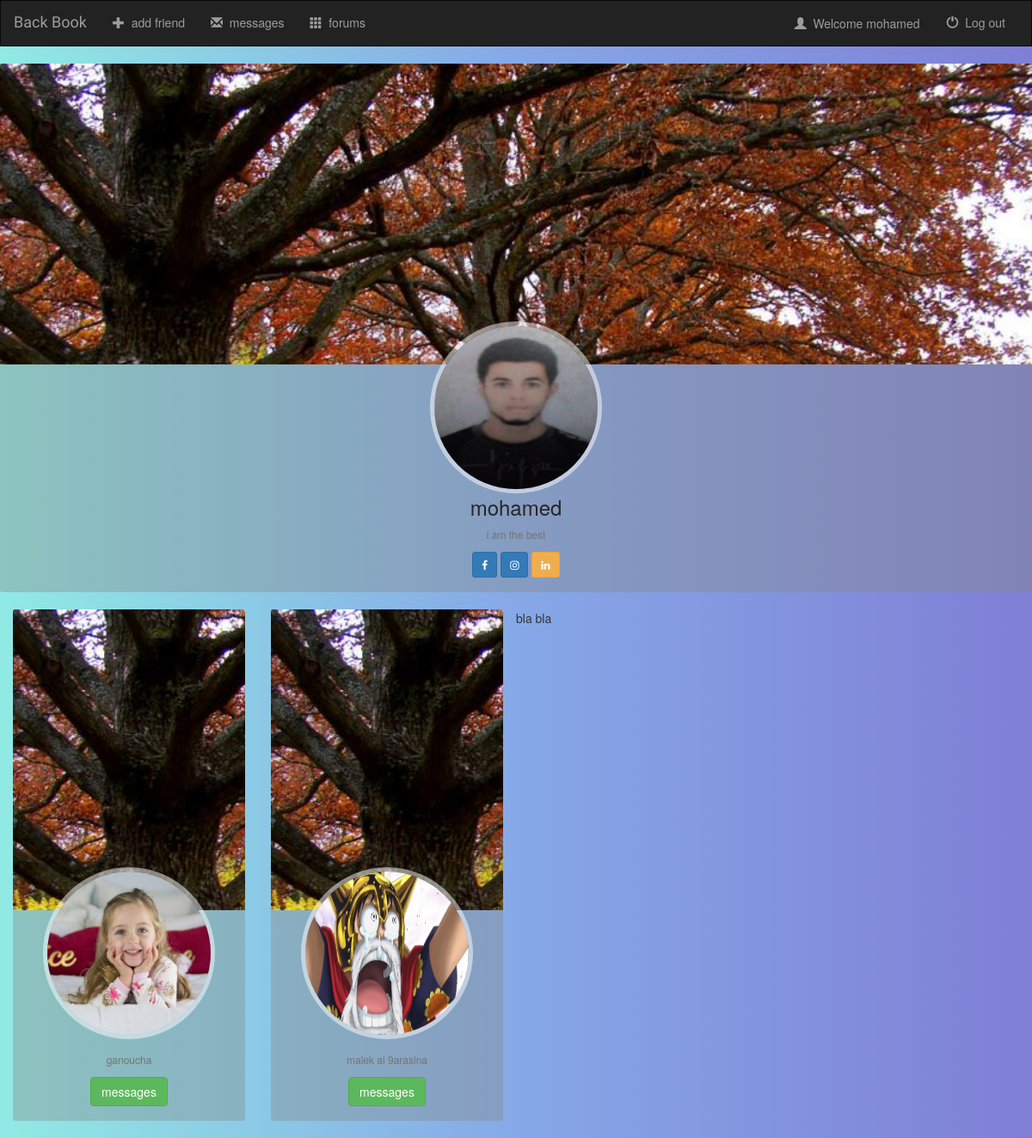
The page /profile/ (signed in) on the database as committed earlier.
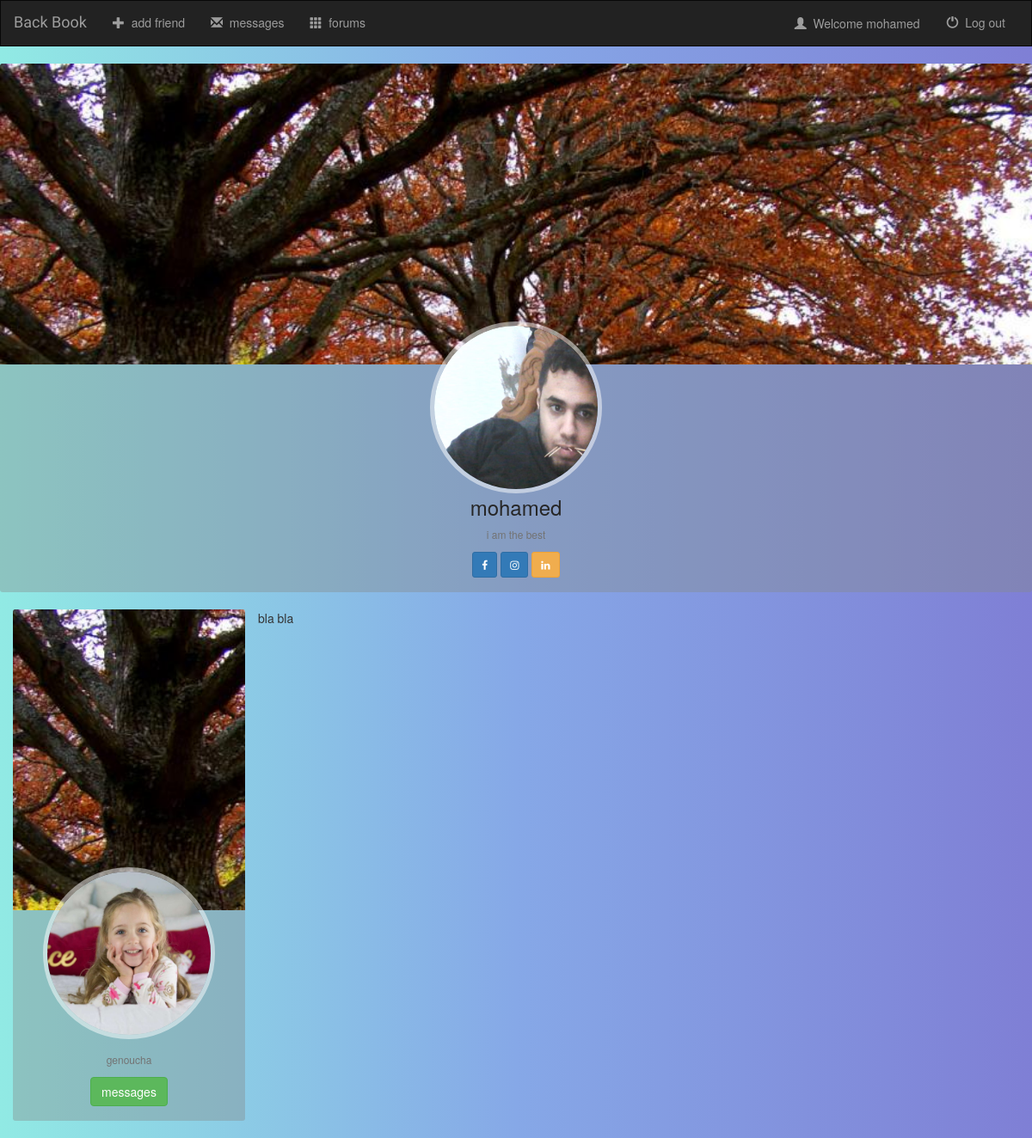
The same page on the database as committed later.
### app/models.py (models this page shows, shortened)
class UserProfile(models.Model):
    user   = models.OneToOneField(User,on_delete=models.CASCADE)
    profilePicture = models.ImageField(null=True)
    sex = models.CharField(default='None',max_length=10)
    bio = models.CharField(null=True,max_length=100)

class Friends(models.Model):
    user = models.ForeignKey(UserProfile,on_delete=models.CASCADE,default=None)
    friend = models.ForeignKey(User,on_delete=models.CASCADE,default=None)
    confirmed = models.BooleanField(default=False)
    Isent = models.BooleanField(default=False)
    accepted = models.BooleanField(default=False)

### app/views.py (the view)
# urls.py: path('profile/', views.profile, name="profile"),
def profile(request):
    try:
        profile = get_object_or_404(UserProfile,user=request.user)
    except :
        profile=None
    profile1 = profile
    l=[]
    try:
        friends = Friends.objects.all().filter(user=profile,confirmed=True)
    except :
        friends = None
    for friend in friends :
        profile = get_object_or_404(UserProfile,user=friend.friend)
        l.append((friend,profile))
    return render(request, 'app/profile.html',{'all_friends':l,'profile':profile1})

### app/context_processors.py (called while the page is built)
def notification(request):
    if not request.user.is_authenticated:
        return {}
    try :
        profile = get_object_or_404(UserProfile,user=request.user)
    except :
        profile=None
    l=[]
    try:
        friends = Friends.objects.all().filter(user=profile,confirmed=False,Isent=False)
        if not friends :
            friends = Friends.objects.all().filter(user=profile,confirmed=True,Isent=False,accepted=True)
    except :
        friends = None
    for friend in friends :
        profile = get_object_or_404(UserProfile,user=friend.friend)
        l.append((friend,profile))
    return {'friends': l}

### app/templates/app/profile.html (shortened to what this page needs)
{% extends 'app/base.html' %}
{% block head %}
{% load static %}
<link href="//maxcdn.bootstrapcdn.com/font-awesome/4.3.0/css/font-awesome.min.css" rel="stylesheet">
<link rel="stylesheet" type="text/css" href="{% static 'app/profile.css' %}" />
<link rel="stylesheet" type="text/css" href="{% static 'app/model.css' %}" />
{% endblock head %}
{% block body %}
<div class="card hovercard">
    <div class="cardheader">
    </div>
    <div class="avatar">
        {% if profile.profilePicture %}
            <img id="{{user.id}}" alt="profile" src="{{profile.profilePicture.url}}">
        {% else %}
            <img id="{{user.id}}" alt="profile" src="/media/empty.png">
        {% endif %}
    </div>
    <div class="info">
        <div class="title">
            <span>{{user.username}}</span>
        </div>
        <div class="desc">{{profile.bio}}</div>
    </div>
    <div class="bottom">
        <a class="btn btn-primary btn-twitter btn-sm" href="https://twitter.com/webmaniac">
            <i class="fa fa-facebook"></i>
        </a>
        <a class="btn btn-primary btn-sm" rel="publisher"
            href="https://plus.google.com/shahnuralam">
            <i class="fa fa-instagram"></i>
        </a>
        <a class="btn btn-warning btn-sm" rel="publisher" href="https://plus.google.com/shahnuralam">
            <i class="fa fa-linkedin"></i>
        </a>
    </div>
</div>
{% if all_friends %}
            {% for friend in all_friends %}
                            <div class="col-sm-7 col-lg-3">
                                <div class="card hovercard">
                                    <div class="cardheader">
                                    </div>
                                    <div class="avatar">
                                        <img id="{{friend.0.id}}" alt="{{friend.0.username}}" src="{{ friend.1.profilePicture.url }}">
                                    </div>
                                    <div class="info">
                                        <div class="desc">{{friend.1.bio}}</div>
                                    </div>
                                    <div class="bottom">
                                        <a class="btn btn-success  btn-md" href="{% url 'app:msg_send' friend.1.id %}">
                                           messages
                                        </a>
                                    </div>
                                </div>
                    </div>
                {% endfor %}
        {% endif %}
<p>
    bla bla
</p>
{% endblock  %}

### app/templates/app/base.html (shortened to what this page needs)
<!DOCTYPE html>
<html lang="en">
<head>
  {% load static %}
  <link rel="stylesheet" href="https://maxcdn.bootstrapcdn.com/bootstrap/3.3.6/css/bootstrap.min.css" />
  <link rel="stylesheet" type="text/css" href="{% static 'app/index_style.css' %}" />
  {% block head %}
  {% endblock head %}
</head>
<body>
  <nav class="navbar navbar-inverse">
    <div class="container-fluid">
      <div class="navbar-header">
        <a  class="navbar-brand" href="{% url 'app:index' %}"> Back Book </a>
      </div>
      {% if user.is_authenticated %}
      <div class="collapse navbar-collapse" id="topNavBar">
        <ul class="nav navbar-nav">
          <li class="">
            <a href="{% url 'app:members' %}">
              <span class="glyphicon glyphicon-plus" aria-hidden="true"></span>&nbsp; add friend</a>
          </li>
          <li class="">
            <a href="{% url 'app:msg' %}">
              <span class="glyphicon glyphicon-envelope" aria-hidden="true"></span>&nbsp; messages</a>
          </li>
          <li class="">
            <a href="{% url 'app:forums' %}">
              <span class="glyphicon glyphicon-th" aria-hidden="true"></span>&nbsp; forums </a>
          </li>
        </ul>
        {% endif %}
        <ul class="nav navbar-nav navbar-right">
          {% if user.is_authenticated %}
          <li class="">
            <a class="btn btn-dark" href="{% url 'app:profile' %}" role="button" id="dropdownMenuLink" data-toggle="dropdown">
              <span class="glyphicon glyphicon-user" aria-hidden="true"></span>&nbsp; Welcome {{user.username}}
            </a>
        </li>
          <li class="">
            <a href="{% url 'app:logout' %}">
              <span class="glyphicon glyphicon-off" aria-hidden="true"></span>&nbsp; Log out</a>
          </li>
          {% endif %}
        </ul>
      </div>
    </div>
  </nav>
  {% block body %} {% endblock body %}
</body>
</html>

### app/static/app/index_style.css (style rules this page uses)
body { background: #7F7FD5; background: -webkit-linear-gradient(to right, #91EAE4, #86A8E7, #7F7FD5); background: linear-gradient(to right, #91EAE4, #86A8E7, #7F7FD5); }
.navbar { border-radius: 0; }
.navbar-brand { font-family: 'Satisfy', cursive; }

### app/static/app/profile.css (style rules this page uses)
body { background-color: red; }
.card { padding-top: 0px; margin: 0px 0 20px 0; background-color: rgba(37, 135, 155, 0.6); border-top-width: 0; border-bottom-width: 2px; -webkit-border-radius: 3px; -moz-border-radius: 3px; border-radius: 3px; -webkit-box-shadow: none; -moz-box-shadow: none; box-shadow: none; -webkit-box-sizing: border-box; -moz-box-sizing: border-box; box-sizing: border-box; }
.card.hovercard { position: relative; padding-top: 0; overflow: hidden; text-align: center; background-color: rgba(133, 138, 139, 0.4); }
.card.hovercard .cardheader { background: url("back.jpg"); background-size: cover; height: 350px; }
.card.hovercard .avatar { position: relative; top: -50px; margin-bottom: -50px; }
.card.hovercard .avatar img { width: 200px; height: 200px; max-width: 200px; max-height: 200px; -webkit-border-radius: 50%; -moz-border-radius: 50%; border-radius: 50%; border: 5px solid rgba(255,255,255,0.5); }
.card.hovercard .info { padding: 4px 8px 10px; }
.card.hovercard .info .title { margin-bottom: 10px; font-size: 24px; line-height: 1; color: #262626; vertical-align: middle; }
.card.hovercard .info .desc { overflow: hidden; font-size: 12px; line-height: 20px; color: #737373; text-overflow: ellipsis; }
.card.hovercard .bottom { padding: 0 20px; margin-bottom: 17px; }

Rows that differ between the two databases and show on the page:
removed Friends: profilePicture (picture), bio "ganoucha"
removed Friends: profilePicture (picture), bio "malek al 9arasina"
changed UserProfile "i am the best": profilePicture: a different picture
added Friends: profilePicture (picture), bio "genoucha"
